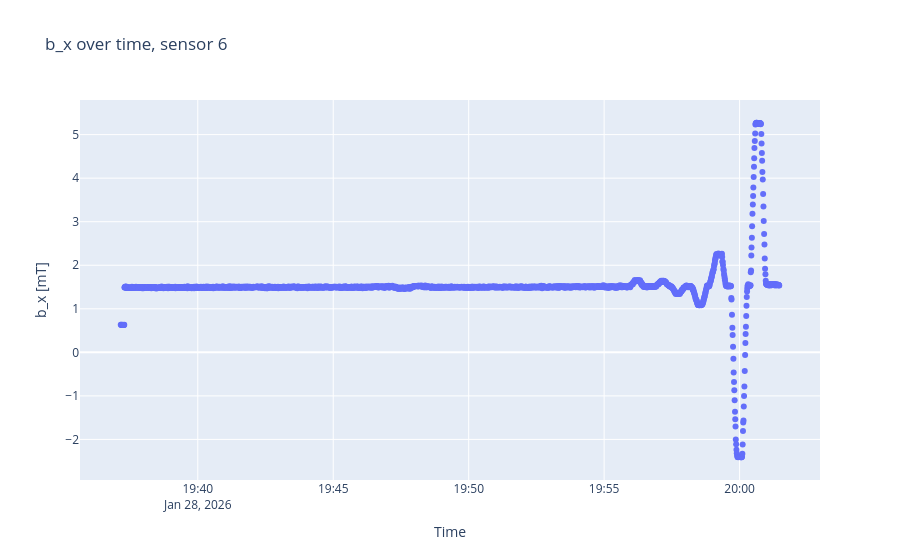
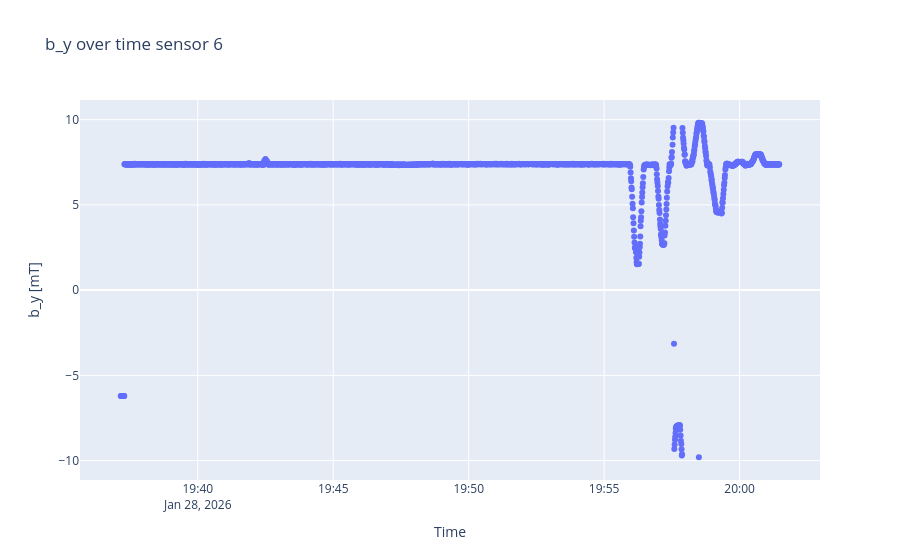
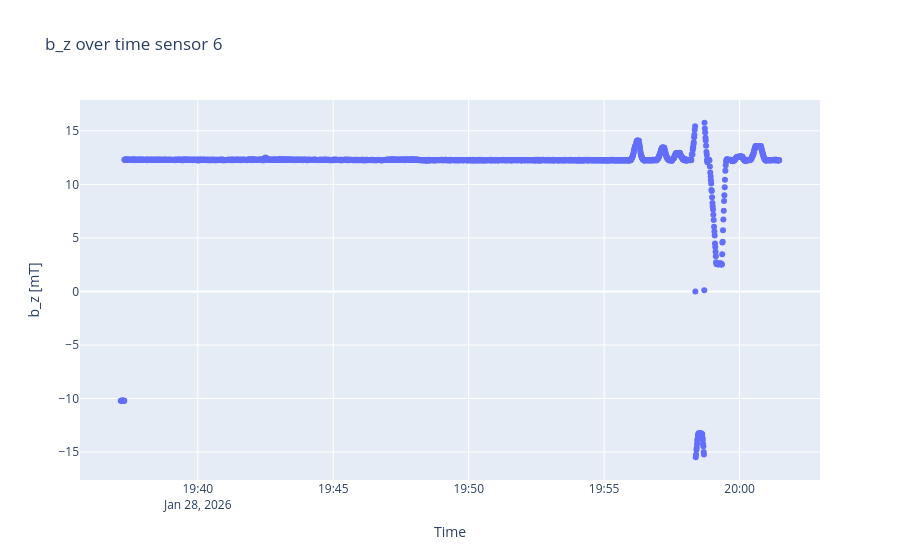

The notebook cell saved with these charts, in order:
### Code cell
sensorplots(B2, timestamps2, 6)

### Figure 1 — Plotly figure (JSON) as saved in the notebook; plotly's stock layout.template omitted (floating-point values rounded to 4 significant figures; data arrays with more than 128 entries replaced by an {"elided": "..."} marker saying what was removed)
{"data": [{"mode": "markers", "type": "scatter", "x": {"elided": "2180 str values"}, "y": {"elided": "2180 float values"}}], "layout": {"title": {"text": "b_x over time, sensor 6"}, "xaxis": {"title": {"text": "Time"}}, "yaxis": {"scaleanchor": "y", "title": {"text": "b_x [mT]"}}}}

### Figure 2 — Plotly figure (JSON) as saved in the notebook; plotly's stock layout.template omitted (floating-point values rounded to 4 significant figures; data arrays with more than 128 entries replaced by an {"elided": "..."} marker saying what was removed)
{"data": [{"mode": "markers", "type": "scatter", "x": {"elided": "2180 str values"}, "y": {"elided": "2180 float values"}}], "layout": {"title": {"text": "b_y over time sensor 6"}, "xaxis": {"title": {"text": "Time"}}, "yaxis": {"scaleanchor": "y", "title": {"text": "b_y [mT]"}}}}

### Figure 3 — Plotly figure (JSON) as saved in the notebook; plotly's stock layout.template omitted (floating-point values rounded to 4 significant figures; data arrays with more than 128 entries replaced by an {"elided": "..."} marker saying what was removed)
{"data": [{"mode": "markers", "type": "scatter", "x": {"elided": "2180 str values"}, "y": {"elided": "2180 float values"}}], "layout": {"title": {"text": "b_z over time sensor 6"}, "xaxis": {"title": {"text": "Time"}}, "yaxis": {"scaleanchor": "y", "title": {"text": "b_z [mT]"}}}}
